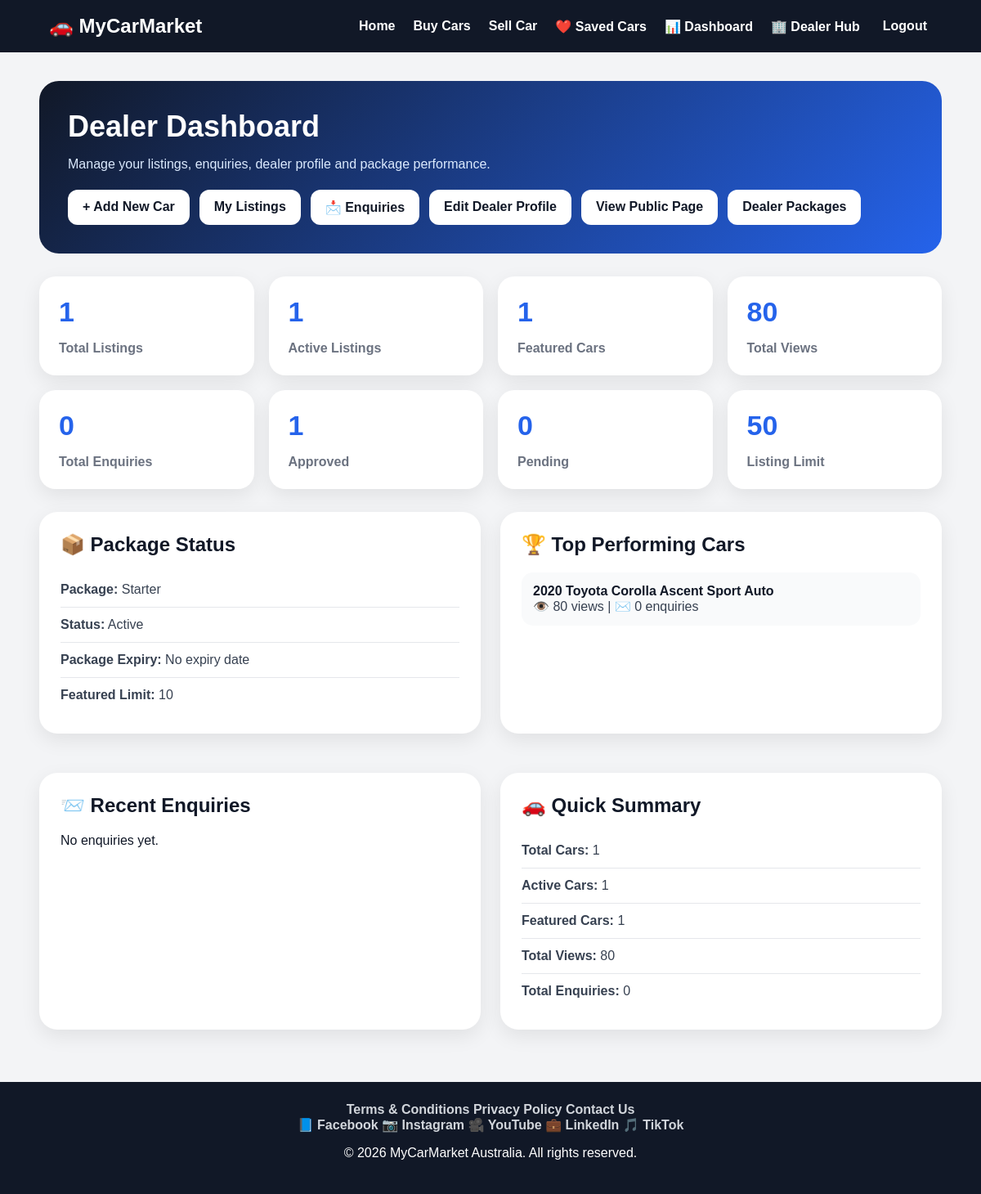
The app's page /cars/dealer/dashboard/ (signed in), older data.
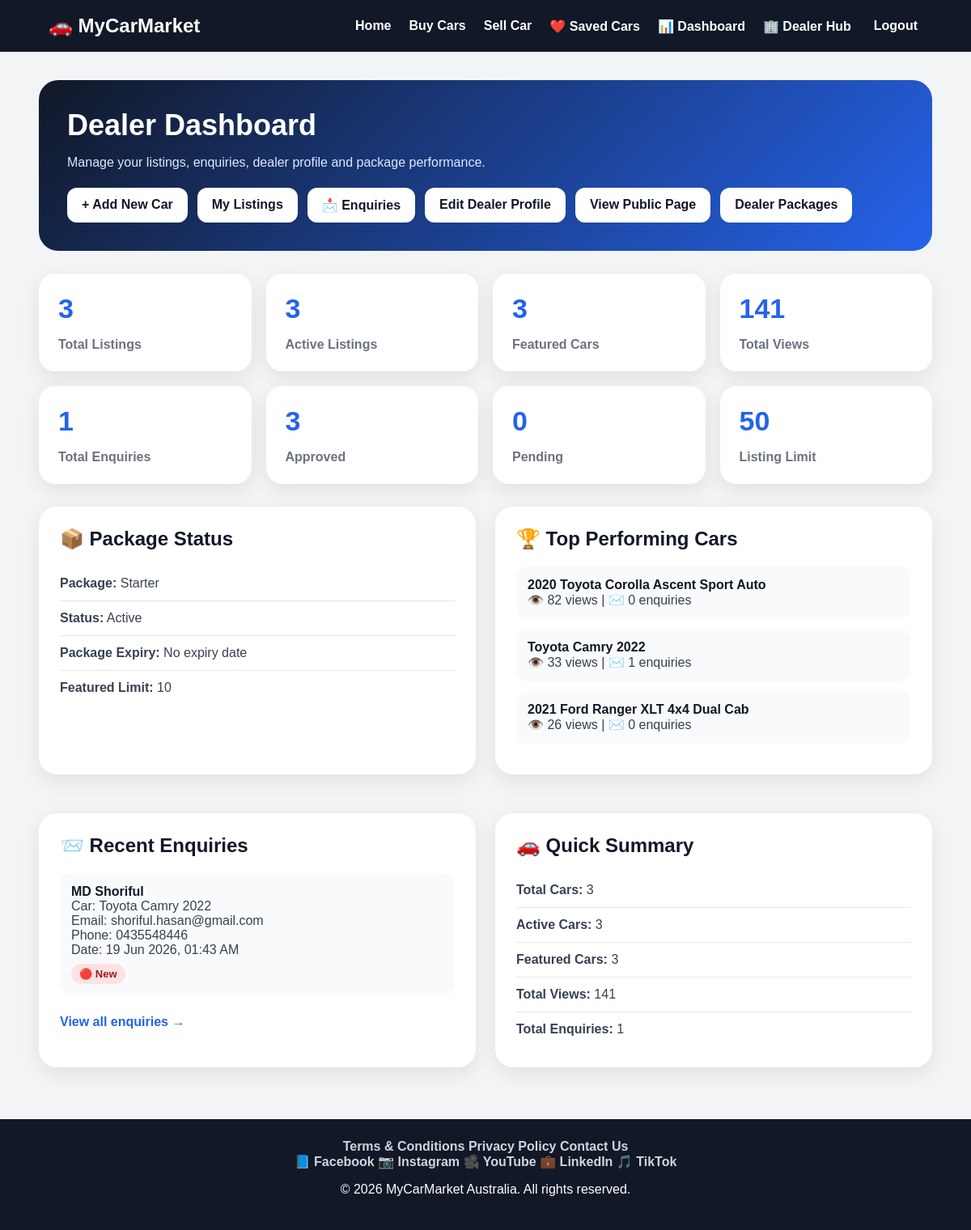
The same page, newer data.
### vehicles/models/car_models.py (models this page shows, shortened)
class Car(models.Model):
    seller = models.ForeignKey(
        User,
        on_delete=models.CASCADE,
        related_name='cars',
        null=True,
        blank=True
    )
    title = models.CharField(max_length=200)
    slug = models.SlugField(max_length=255, unique=True, blank=True, null=True)
    make = models.CharField(max_length=100)
    model = models.CharField(max_length=100)
    year = models.PositiveIntegerField()
    price = models.DecimalField(max_digits=12, decimal_places=2)
    kilometres = models.PositiveIntegerField()
    body_type = models.CharField(
        max_length=50,
        choices=BODY_TYPE_CHOICES,
        blank=True
    )
    transmission = models.CharField(
        max_length=50,
        choices=TRANSMISSION_CHOICES,
        blank=True
    )
    fuel_type = models.CharField(
        max_length=50,
        choices=FUEL_TYPE_CHOICES,
        blank=True
    )
    state = models.CharField(
        max_length=10,
        choices=STATE_CHOICES,
        blank=True
    )
    suburb = models.CharField(max_length=100, blank=True)
    description = models.TextField(blank=True)
    seller_name = models.CharField(max_length=100, blank=True)
    seller_email = models.EmailField(blank=True)
    seller_phone = models.CharField(max_length=30, blank=True)
    is_featured = models.BooleanField(default=False)
    featured_until = models.DateTimeField(null=True, blank=True)
    is_active = models.BooleanField(default=True)
    is_verified_listing = models.BooleanField(default=False)
    is_approved = models.BooleanField(default=False)
    views_count = models.PositiveIntegerField(default=0)
    created_at = models.DateTimeField(auto_now_add=True)

### vehicles/models/enquiry_models.py (models this page shows, shortened)
class Enquiry(models.Model):
    dealer = models.ForeignKey(
        'auth.User',
        on_delete=models.CASCADE,
        related_name='dealer_enquiries',
        null=True,
        blank=True
    )
    car = models.ForeignKey(
        'vehicles.Car',
        on_delete=models.CASCADE,
        related_name='enquiries'
    )
    name = models.CharField(
        max_length=100
    )
    email = models.EmailField()
    phone = models.CharField(
        max_length=30
    )
    message = models.TextField()
    created_at = models.DateTimeField(
        auto_now_add=True
    )
    is_read = models.BooleanField(
        default=False
    )
    class Meta:
        verbose_name_plural = 'Enquiries'
        ordering = [
            '-created_at'
        ]

### vehicles/views/dealer_dashboard_views.py (the view)
@login_required
def dealer_dashboard(request):
    cars = Car.objects.filter(
        seller=request.user
    ).order_by('-created_at')
    total_listings = cars.count()
    active_listings = cars.filter(is_active=True).count()
    approved_listings = cars.filter(is_approved=True).count()
    pending_listings = cars.filter(is_approved=False).count()
    featured_listings = cars.filter(is_featured=True).count()
    total_views = sum(car.views_count for car in cars)
    total_enquiries = Enquiry.objects.filter(
        car__seller=request.user
    ).count()
    recent_enquiries = Enquiry.objects.filter(
        car__seller=request.user
    ).select_related('car').order_by('-created_at')[:5]
    top_cars = cars.order_by('-views_count')[:5]
    dealer_profile = None
    if hasattr(request.user, 'dealer_profile'):
        dealer_profile = request.user.dealer_profile
    package_name = 'Free'
    package_active = False
    package_expiry = None
    listing_limit = 1
    featured_limit = 0
    if dealer_profile:
        package_name = dealer_profile.package
        package_active = dealer_profile.package_active
        package_expiry = dealer_profile.package_expiry
        listing_limit = dealer_profile.max_listings
        featured_limit = dealer_profile.featured_ads_allowed
    return render(
        request,
        'vehicles/dealer_dashboard.html',
        {
            'cars': cars,
            'dealer_profile': dealer_profile,
            'total_listings': total_listings,
            'active_listings': active_listings,
            'approved_listings': approved_listings,
            'pending_listings': pending_listings,
            'featured_listings': featured_listings,
            'total_views': total_views,
            'total_enquiries': total_enquiries,
            'recent_enquiries': recent_enquiries,
            'top_cars': top_cars,
            'package_name': package_name,
            'package_active': package_active,
            'package_expiry': package_expiry,
            'listing_limit': listing_limit,
            'featured_limit': featured_limit,
        }
    )

### vehicles/templates/vehicles/dealer_dashboard.html (shortened to what the changed rows need)
<!DOCTYPE html>
<html lang="en">
<head>
    {% load static %}
    <link rel="stylesheet" href="{% static 'css/style.css' %}">
</head>
<body>
<main class="dashboard-wrapper">
    <section class="dashboard-hero">
        <h1>Dealer Dashboard</h1>
    </section>
    <section class="stats-grid">
        <div class="stat-card">
            <h2>{{ total_listings }}</h2>
            <p>Total Listings</p>
        </div>
        <div class="stat-card">
            <h2>{{ active_listings }}</h2>
            <p>Active Listings</p>
        </div>
        <div class="stat-card">
            <h2>{{ featured_listings }}</h2>
            <p>Featured Cars</p>
        </div>
        <div class="stat-card">
            <h2>{{ total_views }}</h2>
            <p>Total Views</p>
        </div>
        <div class="stat-card">
            <h2>{{ total_enquiries }}</h2>
            <p>Total Enquiries</p>
        </div>
        <div class="stat-card">
            <h2>{{ approved_listings }}</h2>
            <p>Approved</p>
        </div>
        <div class="stat-card">
            <h2>{{ pending_listings }}</h2>
        </div>
        <div class="stat-card">
            <h2>{{ listing_limit }}</h2>
        </div>
    </section>
    <section class="dashboard-grid">
        <div class="dashboard-card">
            <h2>📦 Package Status</h2>
        </div>
        <div class="dashboard-card">
            <h2>🏆 Top Performing Cars</h2>
            {% if top_cars %}
                {% for car in top_cars %}
                    <div class="car-row">
                        <strong>{{ car.title }}</strong><br>
                        👁️ {{ car.views_count }} views |
                        ✉️ {{ car.enquiries.count }} enquiries
                    </div>
                {% endfor %}
            {% else %}
                <p>No cars listed yet.</p>
            {% endif %}
        </div>
        <div class="dashboard-card">
            <h2>📨 Recent Enquiries</h2>
            {% if recent_enquiries %}
                {% for enquiry in recent_enquiries %}
                    <div class="lead-row">
                        <strong>{{ enquiry.name }}</strong><br>
                        Car: {{ enquiry.car.title }}<br>
                        Email: {{ enquiry.email }}<br>
                        Phone: {{ enquiry.phone }}<br>
                        Date: {{ enquiry.created_at|date:"d M Y, h:i A" }}<br>
                        {% if enquiry.is_read %}
                            <span class="enquiry-status read">
                                🟢 Read
                            </span>
                        {% else %}
                            <span class="enquiry-status new">
                                🔴 New
                            </span>
                        {% endif %}
                    </div>
                {% endfor %}
                <a href="{% url 'dealer_enquiries' %}"
                   class="view-all-link">
                    View all enquiries →
                </a>
            {% else %}
                <p>No enquiries yet.</p>
            {% endif %}
        </div>
        <div class="dashboard-card">
            <h2>🚗 Quick Summary</h2>
            <div class="info-row">
                <strong>Total Cars:</strong> {{ total_listings }}
            </div>
            <div class="info-row">
                <strong>Active Cars:</strong> {{ active_listings }}
            </div>
            <div class="info-row">
                <strong>Featured Cars:</strong> {{ featured_listings }}
            </div>
            <div class="info-row">
                <strong>Total Views:</strong> {{ total_views }}
            </div>
            <div class="info-row">
                <strong>Total Enquiries:</strong> {{ total_enquiries }}
            </div>
        </div>
    </section>
</main>
</body>
</html>

Row changes from the older to the newer data that the page shows:
changed Car "2020 Toyota Corolla Ascent Sport Auto": views_count "80" → "82"
now on this page (row edited): Car: title "Toyota Camry 2022", views_count "33", enquiries.count "1"
now on this page (row edited): Car: title "2021 Ford Ranger XLT 4x4 Dual Cab", views_count "26", enquiries.count "0"
added Enquiry: name "MD Shoriful", car "Toyota Camry 2022", email "shoriful.hasan@gmail.com", phone "0435548446", created_at "19 Jun 2026, 01:43 AM", is_read "🔴 New"
Text that changed along with them:
{{ total_listings }}: "1" → "3"
{{ active_listings }}: "1" → "3"
{{ featured_listings }}: "1" → "3"
{{ total_views }}: "80" → "141"
{{ total_enquiries }}: "0" → "1"
{{ approved_listings }}: "1" → "3"
text no longer shown: "No enquiries yet."
text now shown: "View all enquiries →"
